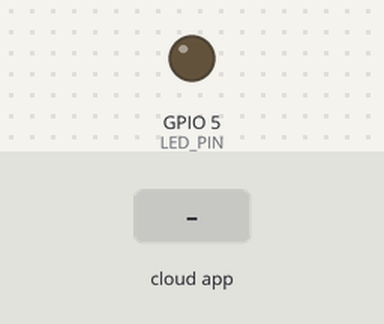
Simulated run of this sketch. Board: ESP8266 (NodeMCU). On the bench: output pins drawn as LEDs (lit = HIGH). The test bench sets the inputs (shaded band). WiFi joins after 1.5 s; servers stay silent unless stated; the Firebase database answers and starts empty; what the sketch prints to the serial monitor is not drawn.

Above: at 2.7 s.
2.8 s: the phone or cloud app sets STATE to 1
At 4.5 s:
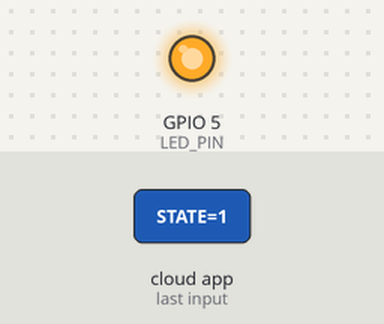
5.1 s: the phone or cloud app sets STATE to 0
At 6.1 s:
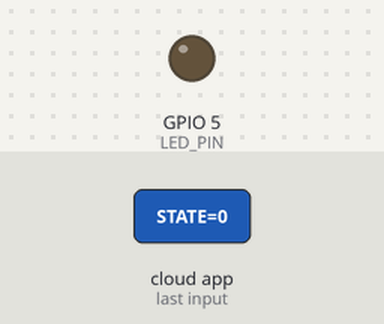
Timing chart, 0 to 8.1 s (numbered marks = the images above; inputs shaded):
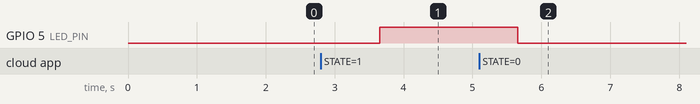

Measured:
- after the input at 2.8 s, GPIO 5 (LED_PIN): LOW → HIGH after 0.86 s
- after the input at 5.1 s, GPIO 5 (LED_PIN): HIGH → LOW after 0.56 s

The sketch:

led_firebase.ino
```cpp
#if defined(ESP32)
#include <WiFi.h>
#include <FirebaseESP32.h>
#elif defined(ESP8266)
#include <ESP8266WiFi.h>
#include <FirebaseESP8266.h>
#endif

#include <addons/TokenHelper.h>
#include <addons/RTDBHelper.h>

#define WIFI_SSID "CHOCO"
#define WIFI_PASSWORD "46994780"

#define API_KEY "AIzaSyBB5J5godIm94e01qShdUQUL3k1CTFGb5w"

#define DATABASE_URL "https://labremotouni-default-rtdb.firebaseio.com" //<databaseName>.firebaseio.com or <databaseName>.<region>.firebasedatabase.app

#define USER_EMAIL "luis.chanquetti.h@uni.pe"
#define USER_PASSWORD "luisalejandro"

#define LED_PIN 5 // Pin para el LED

FirebaseData fbdo;

FirebaseAuth auth;
FirebaseConfig config;

unsigned long sendDataPrevMillis = 0;

unsigned long count = 0;

void setup()
{
  pinMode(LED_PIN, OUTPUT); // Configurar el pin del LED como salida

  Serial.begin(115200);

  WiFi.begin(WIFI_SSID, WIFI_PASSWORD);
  Serial.print("Connecting to Wi-Fi");
  while (WiFi.status() != WL_CONNECTED)
  {
    Serial.print(".");
    delay(300);
  }
  Serial.println();
  Serial.print("Connected with IP: ");
  Serial.println(WiFi.localIP());
  Serial.println();

  Serial.printf("Firebase Client v%s\n\n", FIREBASE_CLIENT_VERSION);

  config.api_key = API_KEY;

  auth.user.email = USER_EMAIL;
  auth.user.password = USER_PASSWORD;

  config.database_url = DATABASE_URL;

  config.token_status_callback = tokenStatusCallback;

  Firebase.begin(&config, &auth);

  Firebase.reconnectWiFi(true);

  Firebase.setDoubleDigits(5);
}

void loop()
{
  if (Firebase.ready() && (millis() - sendDataPrevMillis > 1000 || sendDataPrevMillis == 0))
  {
    sendDataPrevMillis = millis();

    int iVal = 0;
    Serial.printf(Firebase.getInt(fbdo, F("/onoffled/STATE"), &iVal) ? String(iVal).c_str() : fbdo.errorReason().c_str());
    Serial.println();

    if (iVal == 1)
    {
      digitalWrite(LED_PIN, HIGH); // Encender el LED
    }
    else if (iVal == 0)
    {
      digitalWrite(LED_PIN, LOW); // Apagar el LED
    }
  }
}
```
